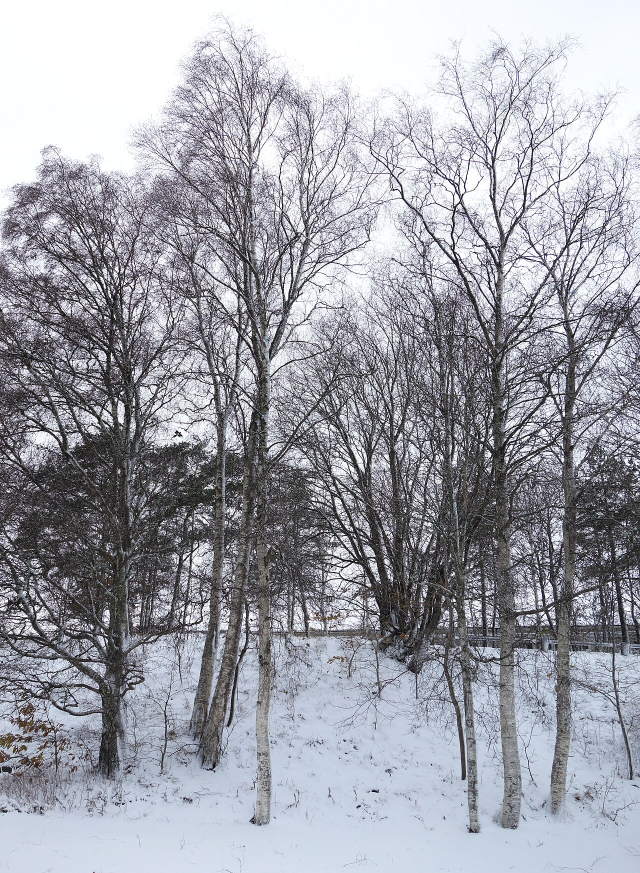
#> input picture reference/brastad_sweden_first_snow.jpg, 1280 x 1746 px (shown at 1/2 size)
$ python -i hang_photo.py   (imports and definitions only)
#> lines starting #> are read from the running program, lines starting #| are printed output that depends on the picture; after the words box and inside, x2 and y2 are one past the last pixel; in counts of white or black regions, pixels touching at a corner belong together
"""One instrument for a leafless birch against the sky.  It runs unchanged on a photo and on a picture of the model
drawn leafless from a level side view (tools/hang_render.py), so the two can be compared number by number.

    python tools/hang_photo.py photos [--out reference/betula_pendula/hang_photo_numbers.json]   # the reference photos, on the owner's PC only
    python tools/hang_photo.py table                  # those numbers as a table, photo by photo and by kind
    python tools/hang_photo.py picture FILE [--base-y 0.97 --top-y 0.03]

The same part of the tree.  A photo is read only inside boxes set by eye, which leave out the ground and whatever is
not birch; they often cut the lower crown.  window_of() restates those boxes in tree heights from the foot of the stem,
and window_mask() lays them on any other picture of a tree, so a model tree is read over the same part of itself, drawn
as many pixels tall as the photo's tree (tools/hang_run.py).  A photo is read through the very same function.

What it reads.  Fine lines: anything up to about 3 pixels across that stands out from what is beside it, darker or
lighter.  It finds them by the curvature of the picture's brightness at a scale of 1 pixel (Steger 1998, IEEE PAMI
20:113: a line is where the curvature across it is strong, its centre lies within the pixel, and the brightness turns
round across it), thins them to their centre lines, and reads each centre pixel's direction.  It never asks what
colour a twig or the sky is, or which of them is the brighter, and every strength is taken as a share of the
picture's own contrast, so light and exposure cancel.

What it reports.
  near_vertical_share   share of fine-line length within 20 degrees of vertical (the audit's H5).  Lines pointing
                        every way alike would give 0.22
  near_level_share      the same within 20 degrees of level
  tips                  twig ends whose direction can be told: a traced line with one end free in the sky and the other
                        joined to other wood.  Shares pointing down (over 30 degrees below level), up, or sideways
  hanging_run           from each tip that points down, the traced length back to where the line stops pointing over 30
                        degrees below level, as a share of tree height: mean, 90th percentile, longest
  outline               crown width over tree height, and the height of the widest tenth over tree height
  fringe_low_at         how far down the near-vertical fine twigs reach: the height under which 5 % of them sit, as a
                        share of tree height (0 the ground, 1 the top)

What it cannot tell.  Depth: a twig pointing at the camera looks short and steep.  Scale: every length is a share of
the tree's height in the frame, so a photo whose top or base is out of frame gives directions only.  Up from down
along a line: only at a told tip.  Wood thinner than about a tenth of a pixel, or hidden behind other wood.  Whose
twig it is, where trees overlap.  It needs the tree's base and top (by eye on a photo, known for the model).
"""
from __future__ import annotations

import argparse
import json
import math
import sys
from pathlib import Path

import numpy as np
from scipy import ndimage

ROOT = Path(__file__).resolve().parent.parent
FRAMES = ROOT / "reference" / "betula_pendula" / "hang_photo_frames.json"     # beside the species' other reference numbers, so the server has them too
NUMBERS = ROOT / "reference" / "betula_pendula" / "hang_photo_numbers.json"

SIGMA_PX = 1.0        # the scale of a fine line
LINE_MIN = 0.04       # a line's strength, as a share of the picture's contrast: about a tenth of a pixel of wood at full contrast
LINE_STRICT = 0.08    # the same, twice as strict: reported beside the first to show what the threshold does
CENTRE_PX = 0.7       # a line's centre must lie within this of the pixel: a hairline half a pixel off reads 0.67, the edge of thick wood more
THICK_EDGE = 0.12     # slope, as a share of contrast, that marks the edge of thick wood
THICK_MIN_PX = 12     # ... where at least this many such pixels join up
NEAR_DEG = 20.0
HANG_DEG = 30.0       # the same 30 degrees below level as tools/hang_measure.py
MIN_LINE_PX = 6       # fewer joined-up centre pixels than this is not a line
MIN_CHAIN_PX = 8      # shorter traced lines carry no tip
TIP_SPAN_PX = 10      # a tip's direction is read over its last pixels
FREE_PX = 8           # a free end has no other wood ahead of it within this
JOIN_PX = 4           # a joined end has other wood ahead of it within this
SEEN_PX = LINE_MIN * SIGMA_PX / 0.399   # the narrowest wood it sees at full contrast, about 0.1 px (a hairline's strength is 0.399 x its width)
BANDS = 10
BAND_MIN_PX = 20
EVEN_SHARE = 2.0 * NEAR_DEG / 180.0   # what lines pointing every way alike would give
# how soft a picture is, read at the edges of its thick wood (sharpness)
EDGE_REACH_PX = 5.0       # brightness is read this far to each side of an edge
EDGE_FLAT_PX = 3.0        # ... and from this far out each side must be flat: wood and sky both wide enough
EDGE_STEP_PX = 0.25
EDGE_MIN = 0.25           # the step from wood to sky, as a share of the picture's contrast
EDGE_SLOPE_MIN = 0.02     # the slope that makes a pixel worth looking at, the same way
EDGE_FLAT = 0.10          # how much each side may vary, as a share of the step
TEN_TO_NINETY = 2.563     # a Gaussian blur of 1 px spreads a sharp edge's rise from 10 % to 90 % over this many pixels
QUIET_SLOPE = 0.004       # open sky: the smoothest tenth of the picture changes by less than this share of its contrast per pixel


# [6 lines left out: function load, not called in this run]


def _shift(m: np.ndarray, dy: int, dx: int) -> np.ndarray:
    """out[y, x] = m[y + dy, x + dx], False past the edge."""
    out = np.zeros_like(m)
    h, w = m.shape
    out[max(-dy, 0): h + min(-dy, 0), max(-dx, 0): w + min(-dx, 0)] = m[max(dy, 0): h + min(dy, 0), max(dx, 0): w + min(dx, 0)]
    return out


def brightness(img: np.ndarray) -> np.ndarray:
    """A picture's brightness alone, 0-1 (ITU-R BT.601 weights).  Colour is dropped on purpose: a JPEG keeps colour at
    half the detail of brightness, often in one direction only, which would tilt the directions read from it."""
    if img.ndim == 2:
        return img.astype(np.float64)
    if img.shape[2] == 1:
        return img[:, :, 0].astype(np.float64)
    return img[:, :, :3] @ np.array([0.299, 0.587, 0.114])


def _curvature(ch: np.ndarray):
    """Per pixel of a brightness picture: line strength, the signed curvature across the line, the across direction
    (radians; x right, y down), and the slope along x and along y."""
    s = SIGMA_PX
    gxx = ndimage.gaussian_filter(ch, s, order=(0, 2)) * s * s
    gyy = ndimage.gaussian_filter(ch, s, order=(2, 0)) * s * s
    gxy = ndimage.gaussian_filter(ch, s, order=(1, 1)) * s * s
    gx = ndimage.gaussian_filter(ch, s, order=(0, 1)) * s
    gy = ndimage.gaussian_filter(ch, s, order=(1, 0)) * s
    half = np.hypot(0.5 * (gxx - gyy), gxy)
    mean = 0.5 * (gxx + gyy)
    la, lb = mean + half, mean - half
    first = np.abs(la) >= np.abs(lb)
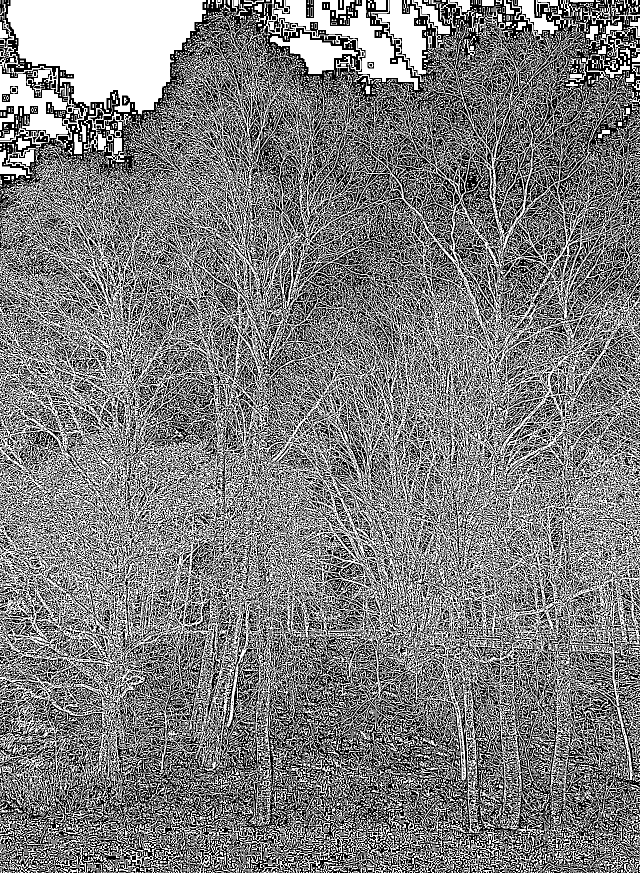
#> first: shape (1746, 1280) bool (shown at 1/2 size); 49.7% white in thin lines or dots
    big = np.where(first, la, lb)
    strength = np.abs(big) - np.abs(np.where(first, lb, la))
    phi = 0.5 * np.arctan2(2.0 * gxy, gxx - gyy)   # the direction of la's own axis
    across = np.where(first, phi, phi + 0.5 * math.pi)
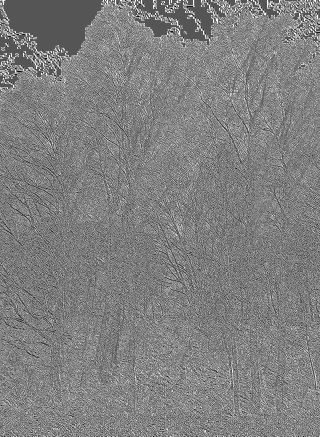
#> across: shape (1746, 1280) float64 (shown at 1/4 size); min -1.57, max 3.14, mean 0.79; drawn with min black and max white
    return strength, big, across, gx, gy


def _thin(mask: np.ndarray) -> np.ndarray:
    """Thin every line to one pixel wide, so a pixel with three neighbours is a real meeting: Zhang & Suen 1984
    (Comm. ACM 27:236) takes off pixels at a line's side that aren't its end and don't hold it together, then the
    corner pixel comes out of every stair step."""
    m = mask.copy()
    ring = ((-1, 0), (-1, 1), (0, 1), (1, 1), (1, 0), (1, -1), (0, -1), (-1, -1))     # N, NE, E, SE, S, SW, W, NW
    for _ in range(4):
        gone = 0
        for first in (True, False):
            p = [_shift(m, dy, dx) for dy, dx in ring]
            count = sum(q.astype(np.int8) for q in p)
            turns = sum((~p[k] & p[(k + 1) % 8]).astype(np.int8) for k in range(8))
            n, e, s, w = p[0], p[2], p[4], p[6]
            side = (~(n & e & s) & ~(e & s & w)) if first else (~(n & e & w) & ~(n & s & w))
            off = m & (count >= 2) & (count <= 6) & (turns == 1) & side
            gone += int(off.sum())
            m &= ~off
        if not gone:
            break
    for dy, dx in ((-1, 1), (1, 1), (1, -1), (-1, -1)):
        corner = m & _shift(m, dy, 0) & _shift(m, 0, dx) & ~_shift(m, -dy, 0) & ~_shift(m, 0, -dx) & ~_shift(m, -dy, -dx)
        m &= ~corner
    return m


def _neighbours(m: np.ndarray) -> np.ndarray:
    return sum(_shift(m, dy, dx).astype(np.int8) for dy in (-1, 0, 1) for dx in (-1, 0, 1) if (dy, dx) != (0, 0))


def _centres(img: np.ndarray, roi: np.ndarray | None = None) -> dict:
    """Where a line's centre may lie, before any strength is asked of it, with each pixel's strength, its angle from
    vertical (degrees, 0-90), the length it stands for, the slope's size there, and the picture's contrast inside `roi`."""
    grey = brightness(img)
    strength, big, across, gx, gy = _curvature(grey)
    inside = np.ones(grey.shape, bool) if roi is None else roi
    lo, hi = np.percentile(grey[inside], [0.1, 99.9])
#> lo = 0; hi = 255
    contrast = float(max(hi - lo, 1e-6))
#> contrast = 255
    h, w = strength.shape
    yy, xx = np.mgrid[0:h, 0:w].astype(np.float64)
    ax, ay = np.cos(across), np.sin(across)
    ahead = ndimage.map_coordinates(strength, [yy + ay, xx + ax], order=1, mode="nearest")
    behind = ndimage.map_coordinates(strength, [yy - ay, xx - ax], order=1, mode="nearest")
    # a line, not the edge of thick wood: its centre lies within this pixel (Steger's test) ...
    offset = np.abs(SIGMA_PX * (gx * ax + gy * ay) / np.where(big == 0.0, 1.0, big))
    may = inside & (strength > ahead) & (strength >= behind) & (offset <= CENTRE_PX)
#> may: shape (1746, 1280) bool; 28.4% white in thin lines or dots
    # ... and the brightness turns round across it: the slope a pixel to either side has opposite signs.  Beside an edge it has one sign
    cy, cx = np.nonzero(may)
    if cy.size:
        sy, sx = ay[cy, cx], ax[cy, cx]
        slope = [ndimage.map_coordinates(gx, [cy + k * sy, cx + k * sx], order=1, mode="nearest") * sx
                 + ndimage.map_coordinates(gy, [cy + k * sy, cx + k * sx], order=1, mode="nearest") * sy for k in (-1.0, 1.0)]
#> slope = 2 items
        may[cy, cx] = slope[0] * slope[1] < 0.0
#> may: shape (1746, 1280) bool; 26% white in thin lines or dots
    # the line runs square to `across`: (-sin, cos); its angle from vertical, and the length one centre pixel stands for
    lx, ly = np.abs(np.sin(across)), np.abs(np.cos(across))
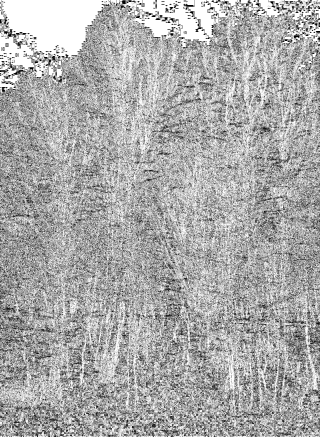
#> ly: shape (1746, 1280) float64 (shown at 1/4 size); min 6.12e-17, max 1, mean 0.67
    return {"may": may, "strength": strength, "angle": np.degrees(np.arctan2(lx, ly)), "length": 1.0 / np.maximum(lx, ly),
            "edge": np.hypot(gx, gy), "contrast": contrast, "inside": inside}


def fine_lines(img: np.ndarray, roi: np.ndarray | None = None, line_min: float = LINE_MIN, centres: dict | None = None):
    """The centre lines of the fine lines in the picture: a mask, each pixel's angle from vertical (degrees, 0-90), the
    length each pixel stands for, the edges of thick wood, and the picture's contrast."""
    c = _centres(img, roi) if centres is None else centres
#> c = 7 items
    mask = _thin(c["may"] & (c["strength"] >= line_min * c["contrast"]))
#> after the loop in _thin, `for _ in range(4):`:
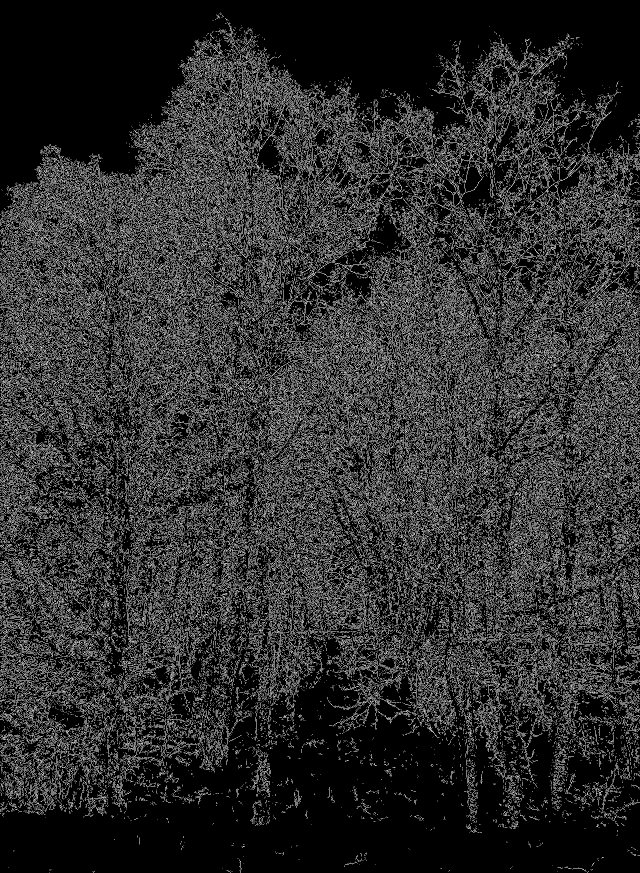
#> m: shape (1746, 1280) bool (shown at 1/2 size); 18.3% white in thin lines or dots
#> the loop in _thin, `for dy, dx in ((-1, 1), (1, 1), (1, -1), (-1, -1)):` made 4 passes
#> (dy, dx) on passes 1 to 4: (-1, 1), (1, 1), (1, -1), (-1, -1)
    # a line is at least MIN_LINE_PX centre pixels joined up: shorter scraps are buds, catkins and grain, not twigs
    label, count = ndimage.label(mask, structure=np.ones((3, 3), int))
#> count = 66987
    if count:
        size = np.bincount(label.ravel(), minlength=count + 1)
        mask &= size[label] >= MIN_LINE_PX
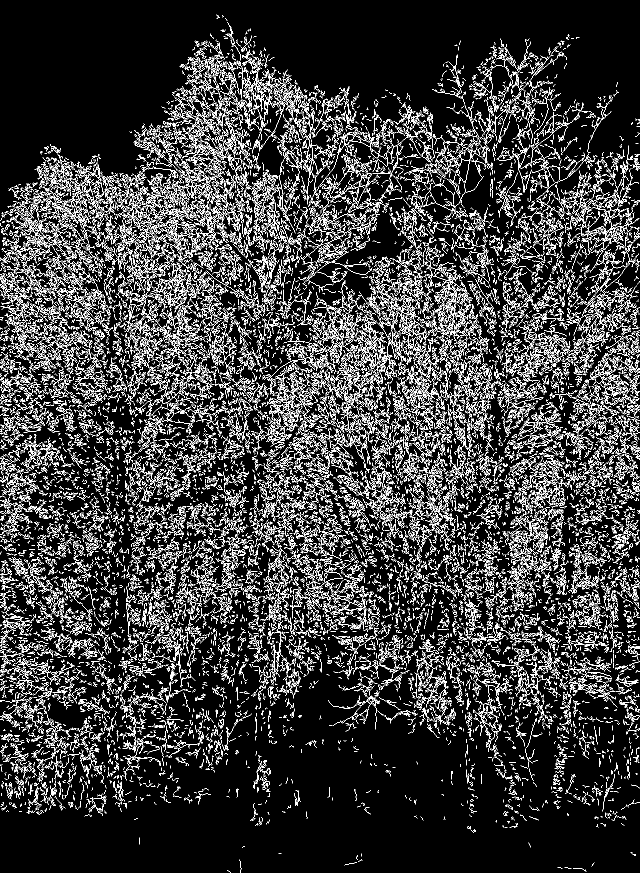
#> mask: shape (1746, 1280) bool (shown at 1/2 size); 12.9% white in thin lines or dots
    thick = c["inside"] & (c["edge"] >= THICK_EDGE * c["contrast"]) & ~ndimage.binary_dilation(mask, iterations=2)
#> thick: shape (1746, 1280) bool; 2.6% white in thin lines or dots
    # an edge of thick wood is long; the few steep pixels past the end of a fine line are not one
    label, count = ndimage.label(thick, structure=np.ones((3, 3), int))
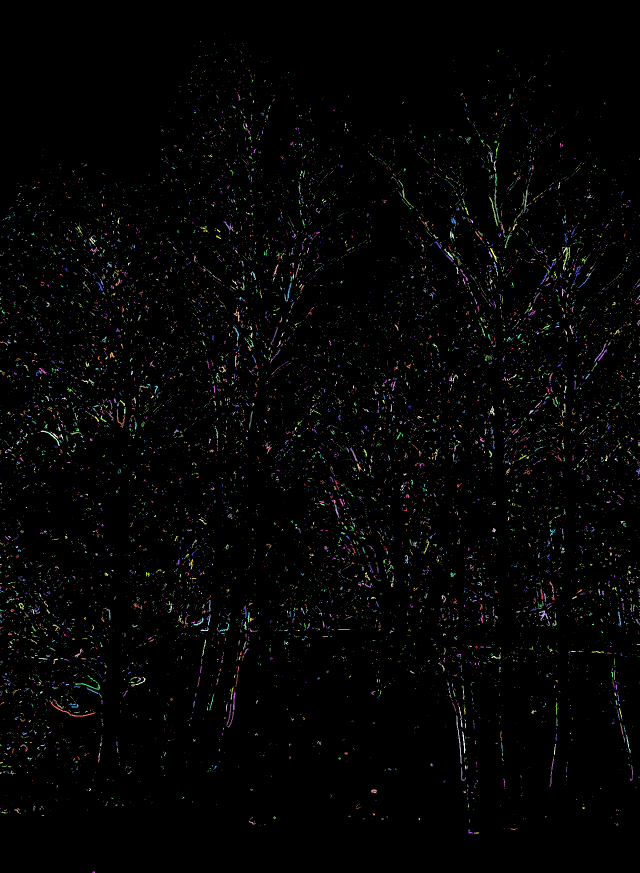
#> label: shape (1746, 1280) int32 (shown at 1/2 size); 11658 distinct labels, from 0 to 11657; one colour per label, 0 black
#> count = 11657
    if count:
        size = np.bincount(label.ravel(), minlength=count + 1)
#> size = 11658 values, max 2175714 at index 0, min 1 at index 1, mean 191.7
        thick &= size[label] >= THICK_MIN_PX
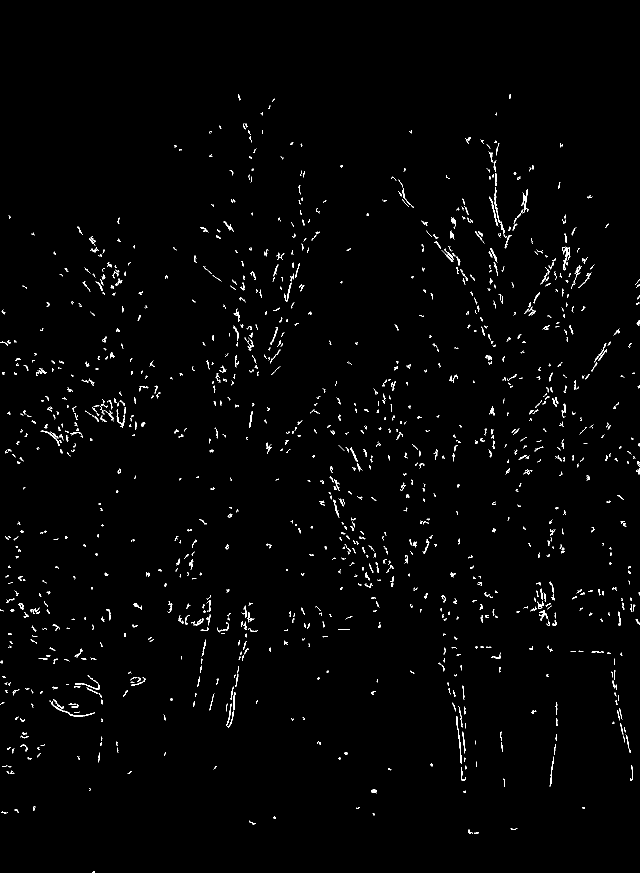
#> thick: shape (1746, 1280) bool (shown at 1/2 size); 1.4% white in thin lines or dots, all inside (x1, y1, x2, y2) = (0, 188, 1280, 1746)
    return mask, c["angle"], c["length"], thick, c["contrast"]


# [28 lines left out: function _paths, not called in this run]


def _below_level(dy: float, dx: float) -> float:
    """Degrees below level of a direction in the picture (y grows downward)."""
    return math.degrees(math.atan2(dy, abs(dx)))


# [376 lines left out: functions tips, measure, frame_mask, window_of, window_mask, window_span and 8 more, not called in this run]


# [2 lines not run here, left out]

>>> import cv2
>>> picture = cv2.imread('../reference/brastad_sweden_first_snow.jpg', cv2.IMREAD_GRAYSCALE)
>>> result = fine_lines(picture)
#> result = 5 items
